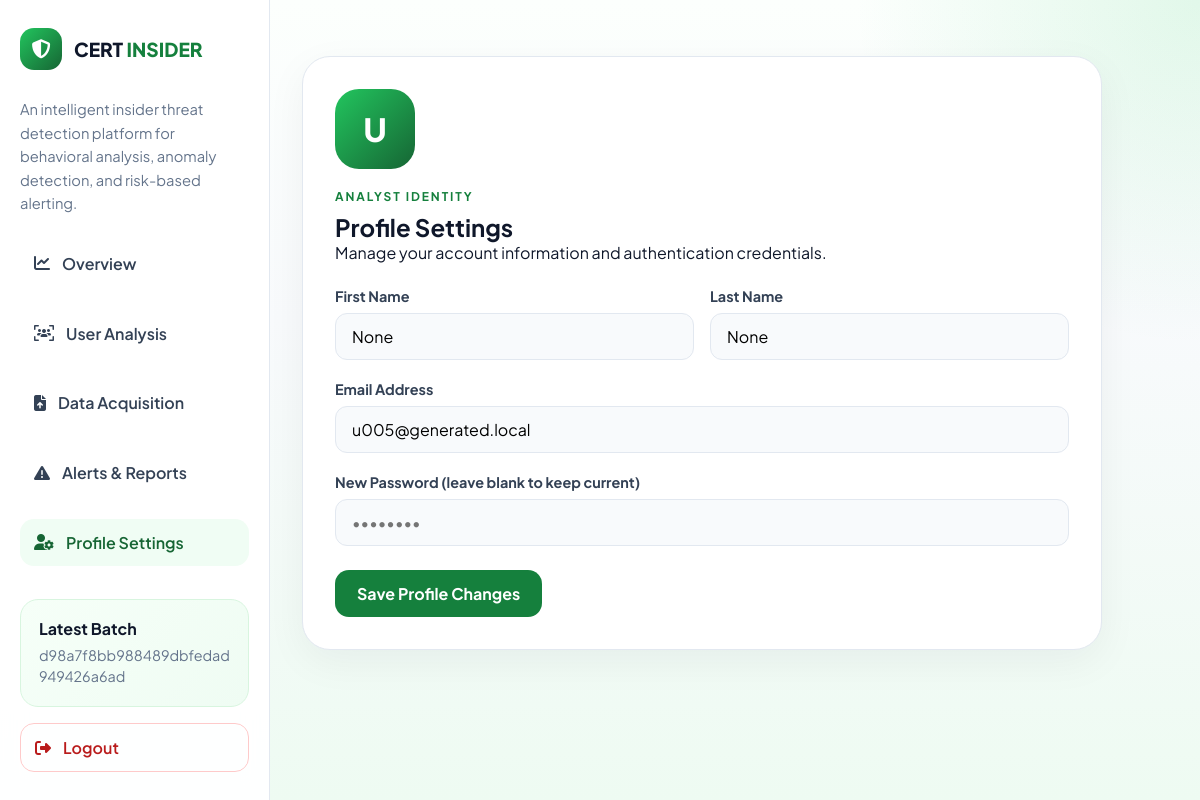
The page /profile (signed in) on the database its author committed.
### models/log.py (models this page shows, shortened)
class Log(db.Model):
    __tablename__ = "logs"
    id = db.Column(db.Integer, primary_key=True)
    batch_id = db.Column(db.String(64), nullable=False, index=True)
    user_id = db.Column(db.Integer, db.ForeignKey("users.id"), nullable=False, index=True)
    event_timestamp = db.Column(db.DateTime, nullable=True, index=True)
    login_frequency = db.Column(db.Float, nullable=False, default=0.0)
    after_hours_activity = db.Column(db.Float, nullable=False, default=0.0)
    night_login_count = db.Column(db.Float, nullable=False, default=0.0)
    file_access_count = db.Column(db.Float, nullable=False, default=0.0)
    email_activity_count = db.Column(db.Float, nullable=False, default=0.0)
    usb_usage_count = db.Column(db.Float, nullable=False, default=0.0)
    anomaly_flag = db.Column(db.Boolean, nullable=False, default=False)
    threat_level = db.Column(db.String(20), nullable=False, default="low")
    source_filename = db.Column(db.String(255), nullable=True)
    raw_record = db.Column(db.JSON, nullable=False)
    created_at = db.Column(db.DateTime, nullable=False, server_default=func.now())
    user = db.relationship("User", back_populates="logs")
    risk_score = db.relationship("RiskScore", back_populates="log", uselist=False, cascade="all, delete-orphan")
    alerts = db.relationship("Alert", back_populates="log", lazy=True, cascade="all, delete-orphan")

### models/user.py (models this page shows, shortened)
class User(db.Model):
    __tablename__ = "users"
    id = db.Column(db.Integer, primary_key=True)
    username = db.Column(db.String(80), unique=True, nullable=False, index=True)
    email = db.Column(db.String(120), unique=True, nullable=False, index=True)
    password_hash = db.Column(db.String(255), nullable=False)
    first_name = db.Column(db.String(100), nullable=True)
    last_name = db.Column(db.String(100), nullable=True)
    role = db.Column(db.String(50), nullable=False, default="analyst")
    created_at = db.Column(db.DateTime, nullable=False, server_default=func.now())
    logs = db.relationship("Log", back_populates="user", lazy=True)
    @property
    def fname(self):
        if self.first_name:
            return self.first_name.capitalize()
        parts = self.username.replace("_", ".").split(".")
        return parts[0].capitalize() if parts and parts[0] else "User"
    @property
    def lname(self):
        if self.last_name:
            return self.last_name.capitalize()
        parts = self.username.replace("_", ".").split(".")
        return parts[1].capitalize() if len(parts) > 1 and parts[1] else ""

### app.py (the view, shortened to what this page needs)
    @app.route("/profile", methods=["GET", "POST"])
    @_login_required
    def profile():
        user = _current_user()
        return render_template("profile.html", user=user)

### app.py (called while the page is built)
def _current_user():
    user_id = session.get("user_id")
    if not user_id:
        return None
    return db.session.get(User, user_id)

def _login_required(view):
    @wraps(view)
    def wrapped_view(*args, **kwargs):
        if _current_user() is None:
            flash("Please sign in to continue.", "error")
            return redirect(url_for("login_page"))
        return view(*args, **kwargs)
    return wrapped_view

def _latest_batch_logs():
    latest_log = Log.query.order_by(Log.created_at.desc(), Log.id.desc()).first()
    if latest_log is None:
        return None, []
    batch_logs = (
        Log.query.filter_by(batch_id=latest_log.batch_id)
        .order_by(Log.id.asc())
        .all()
    )
    return latest_log.batch_id, batch_logs

### templates/profile.html (shortened to what this page needs)
{% extends "base.html" %}
{% block content %}
    <div class="profile-card">
        <div class="avatar-large">{{ user.fname[:1] }}{{ user.lname[:1] }}</div>
        <div class="eyebrow">Analyst Identity</div>
        <h2>Profile Settings</h2>
        <p>Manage your account information and authentication credentials.</p>
        <form method="POST">
            <div class="form-section">
                <div class="form-row">
                    <div class="form-group">
                        <label>First Name</label>
                        <input type="text" name="first_name" value="{{ user.first_name }}">
                    </div>
                    <div class="form-group">
                        <label>Last Name</label>
                        <input type="text" name="last_name" value="{{ user.last_name }}">
                    </div>
                </div>
                <div class="form-group">
                    <label>Email Address</label>
                    <input type="email" name="email" value="{{ user.email }}">
                </div>
                <div class="form-group">
                    <label>New Password (leave blank to keep current)</label>
                    <input type="password" name="new_password" placeholder="••••••••">
                </div>
            </div>
            <button type="submit" class="btn btn-primary">Save Profile Changes</button>
        </form>
    </div>
{% endblock %}

### templates/base.html (shortened to what this page needs)
<!DOCTYPE html>
<html lang="en">
<head>
    <link rel="stylesheet" href="https://cdnjs.cloudflare.com/ajax/libs/font-awesome/6.4.0/css/all.min.css">
</head>
<body>
    {% set active_page = request.endpoint %}
    <aside class="sidebar">
        <a href="{{ url_for('dashboard') }}" class="logo">
            <i class="fas fa-shield-halved"></i>
            <div>CERT <span>INSIDER</span></div>
        </a>
        <p class="sidebar-copy">An intelligent insider threat detection platform for behavioral analysis, anomaly detection, and risk-based alerting.</p>
        <ul class="nav-menu">
            <li><a href="{{ url_for('dashboard') }}" class="nav-link {{ 'active' if active_page == 'dashboard' else '' }}"><i class="fas fa-chart-line"></i> Overview</a></li>
            <li><a href="{{ url_for('detect_view') }}" class="nav-link {{ 'active' if active_page in ['detect_view', 'predict'] else '' }}"><i class="fas fa-users-viewfinder"></i> User Analysis</a></li>
            <li><a href="{{ url_for('upload') }}" class="nav-link {{ 'active' if active_page == 'upload' else '' }}"><i class="fas fa-file-arrow-up"></i> Data Acquisition</a></li>
            <li><a href="{{ url_for('results') }}" class="nav-link {{ 'active' if active_page == 'results' else '' }}"><i class="fas fa-triangle-exclamation"></i> Alerts & Reports</a></li>
            <li><a href="{{ url_for('profile') }}" class="nav-link {{ 'active' if active_page == 'profile' else '' }}"><i class="fas fa-user-gear"></i> Profile Settings</a></li>
        </ul>
        <div class="sidebar-summary">
            <strong>Latest Batch</strong>
            <p>{% if latest_batch_id %}{{ latest_batch_id }}{% else %}No dataset processed yet{% endif %}</p>
        </div>
        <a href="{{ url_for('logout') }}" class="nav-link logout-btn">
            <i class="fas fa-right-from-bracket"></i> Logout
        </a>
    </aside>
    <main class="main-content">
        {% block content %}{% endblock %}
    </main>
</body>
</html>

### rows shown on the page
Log: batch "d98a7f8bb988489dbfedad949426a6ad"
User: first_name+username "U", first_name "None", last_name "None", email "u005@generated.local"
